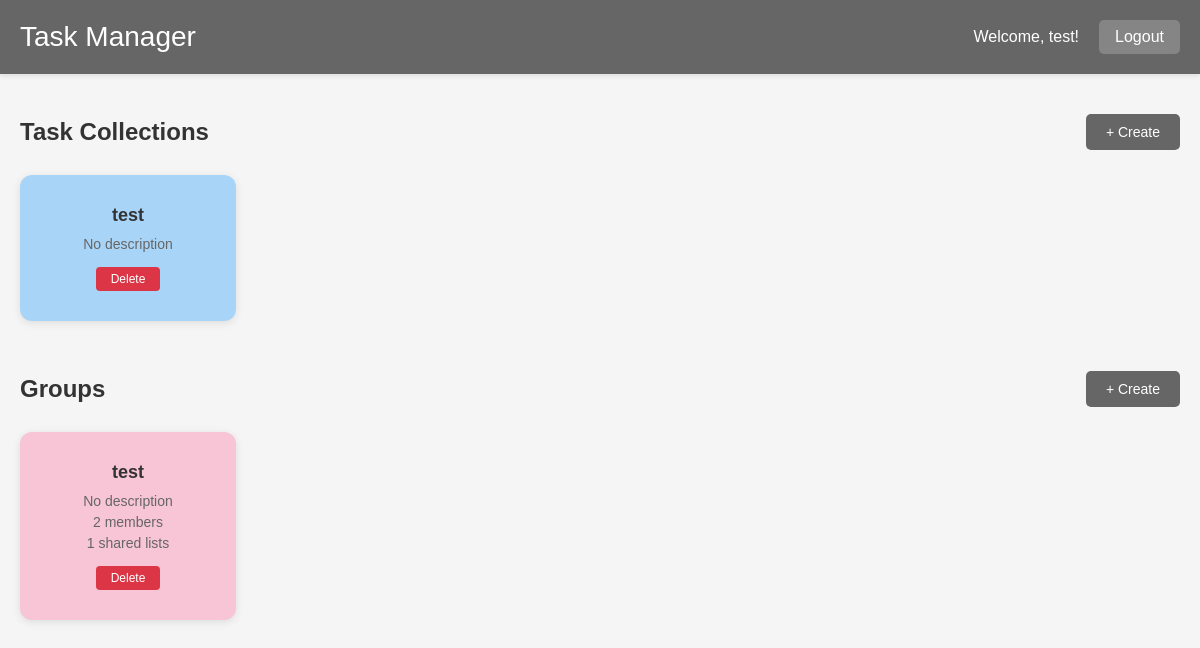
/dashboard (signed in), run on an earlier commit of the app's database.
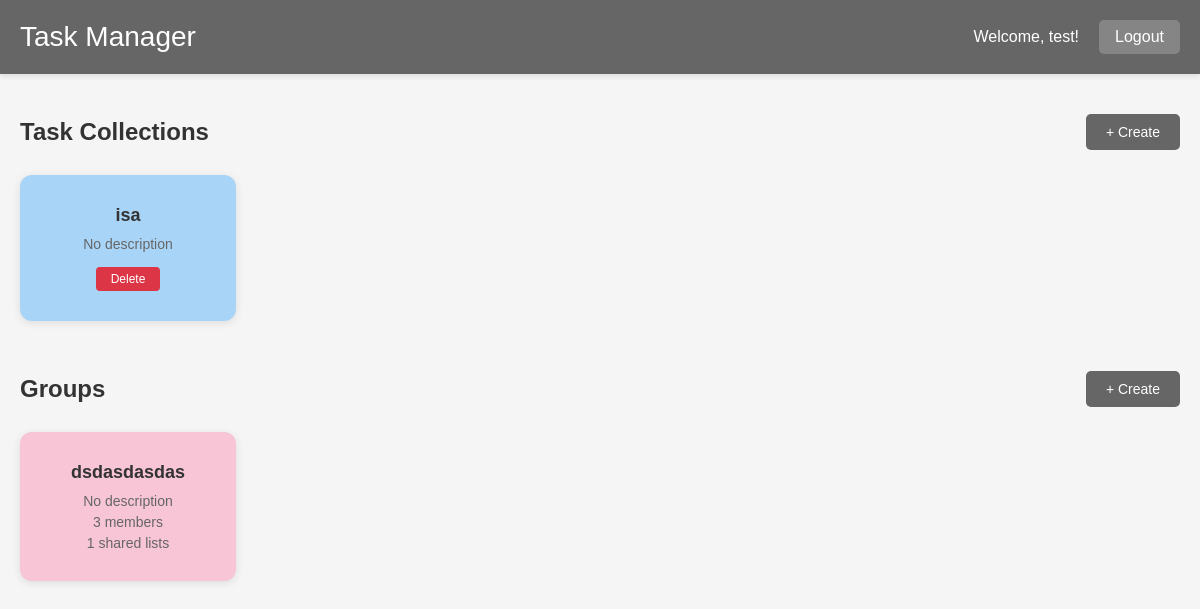
And on a later commit of the database.
### models.py (models this page shows, shortened)
class User(UserMixin, db.Model):
    __tablename__ = 'user'
    user_id = db.Column(db.Integer, primary_key=True)
    username = db.Column(db.String(80), unique=True, nullable=False)
    password_hash = db.Column(db.String(200), nullable=False)
    user_role = db.Column(db.String(20), default='user')
    collections = db.relationship('Collection', backref='owner', lazy=True, cascade='all, delete-orphan')
    owned_groups = db.relationship('Group', backref='leader', lazy=True, foreign_keys='Group.leader_id')
    group_memberships = db.relationship('GroupMember', backref='user', lazy=True, cascade='all, delete-orphan')

class Collection(db.Model):
    __tablename__ = 'collection'
    collection_id = db.Column(db.Integer, primary_key=True)
    user_id = db.Column(db.Integer, db.ForeignKey('user.user_id'), nullable=False)
    collection_name = db.Column(db.String(100), nullable=False)
    description = db.Column(db.Text)
    created_at = db.Column(db.DateTime, default=datetime.utcnow)
    updated_at = db.Column(db.DateTime, default=datetime.utcnow, onupdate=datetime.utcnow)
    task_lists = db.relationship('TaskList', backref='collection', lazy=True, cascade='all, delete-orphan')

class Group(db.Model):
    __tablename__ = 'group'
    group_id = db.Column(db.Integer, primary_key=True)
    group_name = db.Column(db.String(100), nullable=False)
    description = db.Column(db.Text)
    leader_id = db.Column(db.Integer, db.ForeignKey('user.user_id'), nullable=False)
    created_at = db.Column(db.DateTime, default=datetime.utcnow)
    members = db.relationship('GroupMember', backref='group', lazy=True, cascade='all, delete-orphan')
    shared_task_lists = db.relationship('SharedTaskList', backref='group', lazy=True, cascade='all, delete-orphan')

### app.py (the view)
@app.route('/dashboard')
@login_required
def dashboard():
    collections = Collection.query.filter_by(user_id=current_user.user_id).order_by(Collection.created_at.desc()).all()
    owned_groups = Group.query.filter_by(leader_id=current_user.user_id).all()
    member_groups = db.session.query(Group).join(GroupMember).filter(
        GroupMember.user_id == current_user.user_id,
        Group.leader_id != current_user.user_id
    ).all()
    all_groups = owned_groups + member_groups
    return render_template('dashboard.html',
                         username=current_user.username,
                         collections=collections,
                         groups=all_groups)

### app.py (called while the page is built)
@login_manager.user_loader
def load_user(user_id):
    return User.query.get(int(user_id))

### templates/dashboard.html (shortened to what this page needs)
<!DOCTYPE html>
<html lang="en">
<head>
    <link rel="stylesheet" href="{{ url_for('static', filename='css/dashboard.css') }}">
</head>
<body>
    <header>
        <div class="header-content">
            <h1>Task Manager</h1>
            <div class="user-menu">
                <span>Welcome, {{ username }}!</span>
                <a href="{{ url_for('logout') }}" class="logout-btn">Logout</a>
            </div>
        </div>
    </header>
    <main class="container">
        <section class="section">
            <div class="section-header">
                <h2>Task Collections</h2>
                <button class="create-btn" onclick="openCreateModal()">+ Create</button>
            </div>
            <div class="card-grid">
                {% if collections %}
                    {% for collection in collections %}
                        <div class="card card-blue" onclick="window.location.href='{{ url_for('view_collection', collection_id=collection.collection_id) }}'">
                            <h3>{{ collection.collection_name }}</h3>
                            <p>{{ collection.description or 'No description' }}</p>
                            <div class="card-actions">
                                <form method="POST" action="{{ url_for('delete_collection', collection_id=collection.collection_id) }}" style="display: inline;" onclick="event.stopPropagation()">
                                    <button type="submit" class="delete-btn" onclick="return confirm('Delete this collection?')">Delete</button>
                                </form>
                            </div>
                        </div>
                    {% endfor %}
                {% else %}
                    <p class="no-items">No collections yet. Click "+ Create" to add one!</p>
                {% endif %}
            </div>
        </section>
        <section class="section">
            <div class="section-header">
                <h2>Groups</h2>
                <button class="create-btn" onclick="openCreateGroupModal()">+ Create</button>
            </div>
            <div class="card-grid">
                {% if groups %}
                    {% for group in groups %}
                        <div class="card card-pink" onclick="window.location.href='{{ url_for('view_group', group_id=group.group_id) }}'">
                            <h3>{{ group.group_name }}</h3>
                            <p>{{ group.description or 'No description' }}</p>
                            <p class="task-count">{{ group.members|length }} members</p>
                            {% if group.shared_task_lists %}
                                <p class="task-count">{{ group.shared_task_lists|length }} shared lists</p>
                            {% endif %}
                            {% if group.leader_id == current_user.user_id %}
                                <div class="card-actions">
                                    <form method="POST" action="{{ url_for('delete_group', group_id=group.group_id) }}" style="display: inline;" onclick="event.stopPropagation()">
                                        <button type="submit" class="delete-btn" onclick="return confirm('Delete this group?')">Delete</button>
                                    </form>
                                </div>
                            {% endif %}
                        </div>
                    {% endfor %}
                {% else %}
                    <p class="no-items">No groups yet. Click "+ Create" to add one!</p>
                {% endif %}
            </div>
        </section>
    </main>
</body>
</html>

### static/css/dashboard.css (style rules this page uses)
* { margin: 0; padding: 0; box-sizing: border-box; }
body { font-family: Arial, sans-serif; background-color: #f5f5f5; min-height: 100vh; }
header { background-color: #666; color: white; padding: 20px 0; box-shadow: 0 2px 5px rgba(0,0,0,0.1); }
.header-content { max-width: 1200px; margin: 0 auto; padding: 0 20px; display: flex; justify-content: space-between; align-items: center; }
header h1 { font-size: 28px; font-weight: normal; }
.user-menu { display: flex; align-items: center; gap: 20px; }
.logout-btn { background-color: rgba(255,255,255,0.2); color: white; padding: 8px 16px; border-radius: 5px; text-decoration: none; transition: background-color 0.3s; }
.container { max-width: 1200px; margin: 0 auto; padding: 40px 20px; }
.section { margin-bottom: 50px; }
.section-header { display: flex; justify-content: space-between; align-items: center; margin-bottom: 25px; }
.section h2 { font-size: 24px; color: #333; }
.create-btn { background-color: #666; color: white; border: none; padding: 10px 20px; border-radius: 5px; cursor: pointer; font-size: 14px; transition: background-color 0.3s; }
.card-grid { display: grid; grid-template-columns: repeat(auto-fill, minmax(200px, 1fr)); gap: 20px; }
.card { padding: 30px; border-radius: 12px; box-shadow: 0 2px 8px rgba(0,0,0,0.1); cursor: pointer; transition: transform 0.2s, box-shadow 0.2s; text-align: center; }
.card h3 { font-size: 18px; margin-bottom: 10px; color: #333; }
.card p { color: #666; font-size: 14px; }
.card-blue { background-color: #a8d5f7; }
.card-pink { background-color: #f7c5d5; }
.card-actions { margin-top: 15px; display: flex; gap: 8px; justify-content: center; }
.delete-btn { background-color: #dc3545; color: white; border: none; padding: 5px 15px; border-radius: 4px; cursor: pointer; font-size: 12px; }
.task-count { font-size: 13px; color: #999; margin-top: 5px; }

What changed in the data, as far as the page shows it:
removed Collection: collection_name "test", description "No description"
removed Group: group_name "test", description "No description", members|length "2", shared_task_lists|length "1"
now on this page (row edited): Collection: collection_name "isa", description "No description"
now on this page (row edited): Group: group_name "dsdasdasdas", description "No description", members|length "3", shared_task_lists|length "1"
